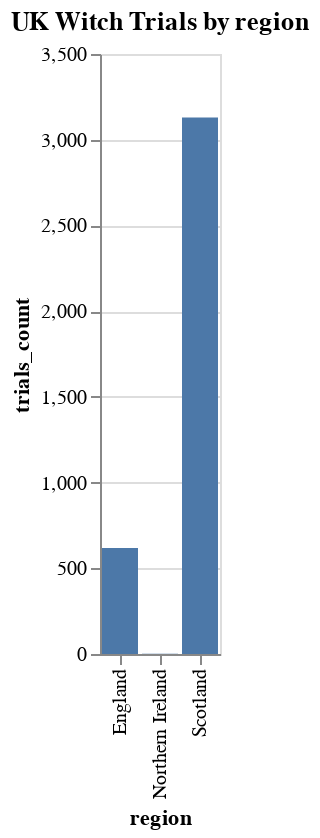

The code cell stored with this chart in its notebook:
### Code cell
# bar chart by altair
alt.Chart(trials_uk_by_region).mark_bar().encode(
    x=alt.X('region'),
    y=alt.Y('trials_count'),
).properties(
    title={
        'text': 'UK Witch Trials by region',
    }
)

### Figure 1 — Vega-Lite specification as saved in the notebook (floating-point values rounded to 4 significant figures)
{"$schema": "https://vega.github.io/schema/vega-lite/v4.17.0.json", "config": {"view": {"continuousHeight": 300, "continuousWidth": 400}}, "data": {"name": "data-51059584ba7bfbc6905b3a85b03e3e5c"}, "datasets": {"data-51059584ba7bfbc6905b3a85b03e3e5c": [{"region": "England", "trials_count": 619}, {"region": "Northern Ireland", "trials_count": 2}, {"region": "Scotland", "trials_count": 3129}]}, "encoding": {"x": {"field": "region", "type": "nominal"}, "y": {"field": "trials_count", "type": "quantitative"}}, "mark": "bar", "title": {"text": "UK Witch Trials by region"}}
